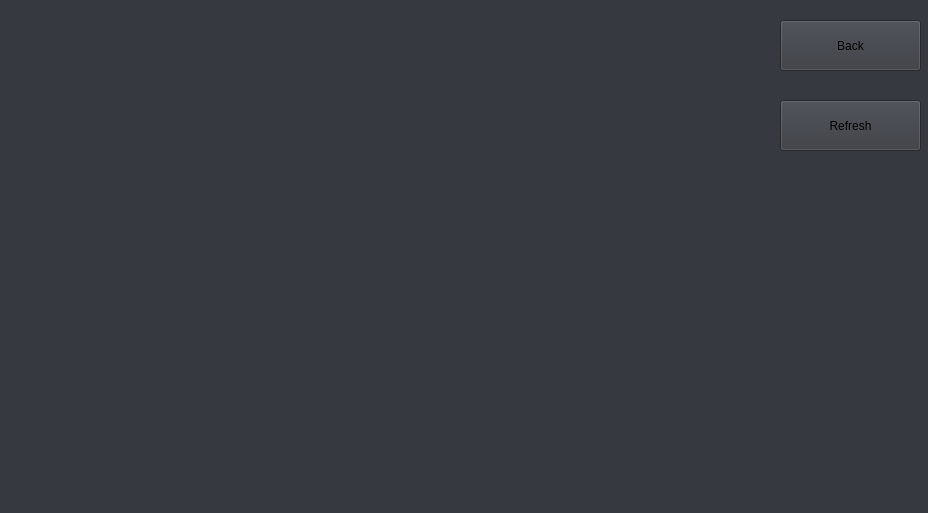
<?xml version="1.0" encoding="UTF-8"?>
<ui version="4.0">
 <class>Form</class>
 <widget class="QWidget" name="Form">
  <property name="geometry">
   <rect>
    <x>0</x>
    <y>0</y>
    <width>928</width>
    <height>513</height>
   </rect>
  </property>
  <property name="windowTitle">
   <string>Form</string>
  </property>
  <property name="styleSheet">
   <string notr="true">background-color: rgb(54, 57, 63);</string>
  </property>
  <widget class="QLabel" name="des">
   <property name="geometry">
    <rect>
     <x>40</x>
     <y>100</y>
     <width>721</width>
     <height>31</height>
    </rect>
   </property>
   <property name="styleSheet">
    <string notr="true">font: 15pt &quot;MS Shell Dlg 2&quot;;
</string>
   </property>
   <property name="text">
    <string/>
   </property>
  </widget>
  <widget class="QLabel" name="player">
   <property name="geometry">
    <rect>
     <x>40</x>
     <y>170</y>
     <width>721</width>
     <height>31</height>
    </rect>
   </property>
   <property name="styleSheet">
    <string notr="true">font: 15pt &quot;MS Shell Dlg 2&quot;;
</string>
   </property>
   <property name="text">
    <string/>
   </property>
  </widget>
  <widget class="QLabel" name="favicon">
   <property name="geometry">
    <rect>
     <x>40</x>
     <y>310</y>
     <width>721</width>
     <height>31</height>
    </rect>
   </property>
   <property name="styleSheet">
    <string notr="true">font: 15pt &quot;MS Shell Dlg 2&quot;;
</string>
   </property>
   <property name="text">
    <string/>
   </property>
  </widget>
  <widget class="QLabel" name="ping">
   <property name="geometry">
    <rect>
     <x>40</x>
     <y>240</y>
     <width>721</width>
     <height>31</height>
    </rect>
   </property>
   <property name="styleSheet">
    <string notr="true">font: 15pt &quot;MS Shell Dlg 2&quot;;
</string>
   </property>
   <property name="text">
    <string/>
   </property>
  </widget>
  <widget class="QLabel" name="version">
   <property name="geometry">
    <rect>
     <x>40</x>
     <y>380</y>
     <width>721</width>
     <height>31</height>
    </rect>
   </property>
   <property name="styleSheet">
    <string notr="true">font: 15pt &quot;MS Shell Dlg 2&quot;;
</string>
   </property>
   <property name="text">
    <string/>
   </property>
  </widget>
  <widget class="QLabel" name="proversion">
   <property name="geometry">
    <rect>
     <x>40</x>
     <y>450</y>
     <width>721</width>
     <height>31</height>
    </rect>
   </property>
   <property name="styleSheet">
    <string notr="true">font: 15pt &quot;MS Shell Dlg 2&quot;;</string>
   </property>
   <property name="text">
    <string/>
   </property>
  </widget>
  <widget class="QPushButton" name="back">
   <property name="geometry">
    <rect>
     <x>780</x>
     <y>20</y>
     <width>141</width>
     <height>51</height>
    </rect>
   </property>
   <property name="styleSheet">
    <string notr="true">font: 16pt &quot;MS Shell Dlg 2&quot;;</string>
   </property>
   <property name="text">
    <string>Back</string>
   </property>
  </widget>
  <widget class="QLabel" name="status">
   <property name="geometry">
    <rect>
     <x>790</x>
     <y>180</y>
     <width>131</width>
     <height>41</height>
    </rect>
   </property>
   <property name="styleSheet">
    <string notr="true">font: 15pt &quot;MS Shell Dlg 2&quot;;</string>
   </property>
   <property name="text">
    <string/>
   </property>
  </widget>
  <widget class="QPushButton" name="refresh">
   <property name="geometry">
    <rect>
     <x>780</x>
     <y>100</y>
     <width>141</width>
     <height>51</height>
    </rect>
   </property>
   <property name="styleSheet">
    <string notr="true">font: 16pt &quot;MS Shell Dlg 2&quot;;</string>
   </property>
   <property name="text">
    <string>Refresh</string>
   </property>
  </widget>
  <widget class="QLabel" name="ip">
   <property name="geometry">
    <rect>
     <x>40</x>
     <y>30</y>
     <width>721</width>
     <height>31</height>
    </rect>
   </property>
   <property name="styleSheet">
    <string notr="true">font: 15pt &quot;MS Shell Dlg 2&quot;;
</string>
   </property>
   <property name="text">
    <string/>
   </property>
  </widget>
 </widget>
 <resources>
  <include location="../../../../Desktop/test.qrc"/>
 </resources>
 <connections/>
</ui>
